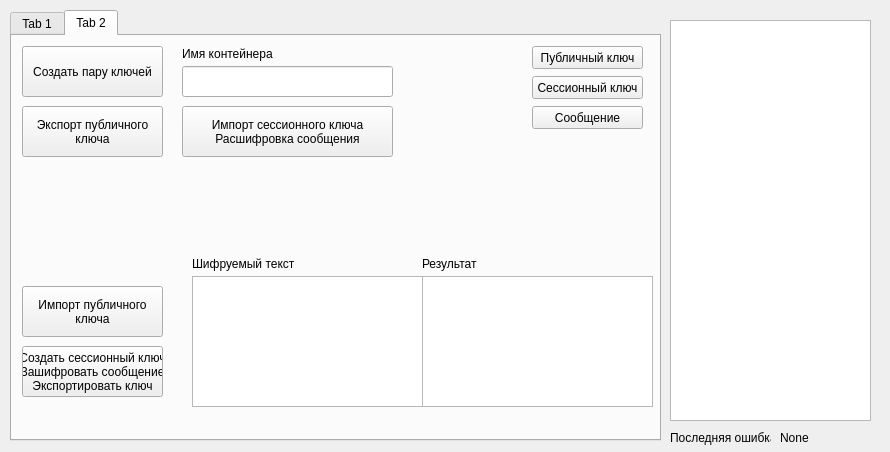
<?xml version="1.0" encoding="UTF-8"?>
<ui version="4.0">
 <class>MainWindow</class>
 <widget class="QMainWindow" name="MainWindow">
  <property name="geometry">
   <rect>
    <x>0</x>
    <y>0</y>
    <width>890</width>
    <height>452</height>
   </rect>
  </property>
  <property name="windowTitle">
   <string>MainWindow</string>
  </property>
  <widget class="QWidget" name="centralWidget">
   <widget class="QListWidget" name="listWidget_2">
    <property name="geometry">
     <rect>
      <x>670</x>
      <y>20</y>
      <width>201</width>
      <height>401</height>
     </rect>
    </property>
   </widget>
   <widget class="QTabWidget" name="tabWidget">
    <property name="geometry">
     <rect>
      <x>10</x>
      <y>10</y>
      <width>651</width>
      <height>431</height>
     </rect>
    </property>
    <property name="currentIndex">
     <number>1</number>
    </property>
    <widget class="QWidget" name="tab_3">
     <attribute name="title">
      <string>Tab 1</string>
     </attribute>
     <widget class="QListWidget" name="listWidget">
      <property name="geometry">
       <rect>
        <x>10</x>
        <y>20</y>
        <width>501</width>
        <height>181</height>
       </rect>
      </property>
     </widget>
     <widget class="QPushButton" name="pushButton">
      <property name="geometry">
       <rect>
        <x>520</x>
        <y>20</y>
        <width>111</width>
        <height>41</height>
       </rect>
      </property>
      <property name="text">
       <string>Вывод
криптопровайдеров</string>
      </property>
     </widget>
     <widget class="QTextEdit" name="textEdit_2">
      <property name="geometry">
       <rect>
        <x>400</x>
        <y>270</y>
        <width>231</width>
        <height>131</height>
       </rect>
      </property>
     </widget>
     <widget class="QPushButton" name="pushButton_2">
      <property name="geometry">
       <rect>
        <x>250</x>
        <y>220</y>
        <width>141</width>
        <height>23</height>
       </rect>
      </property>
      <property name="text">
       <string>Зашифровать</string>
      </property>
     </widget>
     <widget class="QLineEdit" name="lineEdit">
      <property name="geometry">
       <rect>
        <x>10</x>
        <y>220</y>
        <width>231</width>
        <height>31</height>
       </rect>
      </property>
     </widget>
     <widget class="QTextEdit" name="textEdit">
      <property name="geometry">
       <rect>
        <x>10</x>
        <y>270</y>
        <width>231</width>
        <height>131</height>
       </rect>
      </property>
     </widget>
     <widget class="QLabel" name="label">
      <property name="geometry">
       <rect>
        <x>10</x>
        <y>200</y>
        <width>231</width>
        <height>16</height>
       </rect>
      </property>
      <property name="text">
       <string>Пароль</string>
      </property>
     </widget>
     <widget class="QLabel" name="label_2">
      <property name="geometry">
       <rect>
        <x>10</x>
        <y>250</y>
        <width>231</width>
        <height>16</height>
       </rect>
      </property>
      <property name="text">
       <string>Сообщение</string>
      </property>
     </widget>
     <widget class="QLabel" name="label_3">
      <property name="geometry">
       <rect>
        <x>400</x>
        <y>250</y>
        <width>231</width>
        <height>16</height>
       </rect>
      </property>
      <property name="text">
       <string>Результат</string>
      </property>
     </widget>
    </widget>
    <widget class="QWidget" name="tab_4">
     <attribute name="title">
      <string>Tab 2</string>
     </attribute>
     <widget class="QPushButton" name="pushButton_3">
      <property name="geometry">
       <rect>
        <x>10</x>
        <y>10</y>
        <width>141</width>
        <height>51</height>
       </rect>
      </property>
      <property name="text">
       <string>Создать пару ключей</string>
      </property>
     </widget>
     <widget class="QLabel" name="label_4">
      <property name="geometry">
       <rect>
        <x>170</x>
        <y>10</y>
        <width>151</width>
        <height>16</height>
       </rect>
      </property>
      <property name="text">
       <string>Имя контейнера</string>
      </property>
     </widget>
     <widget class="QLineEdit" name="lineEdit_2">
      <property name="geometry">
       <rect>
        <x>170</x>
        <y>30</y>
        <width>211</width>
        <height>31</height>
       </rect>
      </property>
     </widget>
     <widget class="QPushButton" name="pushButton_4">
      <property name="geometry">
       <rect>
        <x>10</x>
        <y>70</y>
        <width>141</width>
        <height>51</height>
       </rect>
      </property>
      <property name="text">
       <string>Экспорт публичного
ключа</string>
      </property>
     </widget>
     <widget class="QPushButton" name="pushButton_5">
      <property name="geometry">
       <rect>
        <x>10</x>
        <y>250</y>
        <width>141</width>
        <height>51</height>
       </rect>
      </property>
      <property name="text">
       <string>Импорт публичного
ключа</string>
      </property>
     </widget>
     <widget class="QPushButton" name="pushButton_6">
      <property name="geometry">
       <rect>
        <x>10</x>
        <y>310</y>
        <width>141</width>
        <height>51</height>
       </rect>
      </property>
      <property name="text">
       <string>Создать сессионный ключ
Зашифровать сообщение
Экспортировать ключ</string>
      </property>
     </widget>
     <widget class="QTextEdit" name="textEdit_3">
      <property name="geometry">
       <rect>
        <x>180</x>
        <y>240</y>
        <width>231</width>
        <height>131</height>
       </rect>
      </property>
     </widget>
     <widget class="QTextEdit" name="textEdit_4">
      <property name="geometry">
       <rect>
        <x>410</x>
        <y>240</y>
        <width>231</width>
        <height>131</height>
       </rect>
      </property>
     </widget>
     <widget class="QPushButton" name="pushButton_7">
      <property name="geometry">
       <rect>
        <x>170</x>
        <y>70</y>
        <width>211</width>
        <height>51</height>
       </rect>
      </property>
      <property name="text">
       <string>Импорт сессионного ключа
Расшифровка сообщения</string>
      </property>
     </widget>
     <widget class="QLabel" name="label_5">
      <property name="geometry">
       <rect>
        <x>180</x>
        <y>220</y>
        <width>231</width>
        <height>16</height>
       </rect>
      </property>
      <property name="text">
       <string>Шифруемый текст</string>
      </property>
     </widget>
     <widget class="QLabel" name="label_6">
      <property name="geometry">
       <rect>
        <x>410</x>
        <y>220</y>
        <width>231</width>
        <height>16</height>
       </rect>
      </property>
      <property name="text">
       <string>Результат</string>
      </property>
     </widget>
     <widget class="QPushButton" name="pushButton_8">
      <property name="geometry">
       <rect>
        <x>520</x>
        <y>10</y>
        <width>111</width>
        <height>23</height>
       </rect>
      </property>
      <property name="text">
       <string>Публичный ключ</string>
      </property>
     </widget>
     <widget class="QPushButton" name="pushButton_9">
      <property name="geometry">
       <rect>
        <x>520</x>
        <y>40</y>
        <width>111</width>
        <height>23</height>
       </rect>
      </property>
      <property name="text">
       <string>Сессионный ключ</string>
      </property>
     </widget>
     <widget class="QPushButton" name="pushButton_10">
      <property name="geometry">
       <rect>
        <x>520</x>
        <y>70</y>
        <width>111</width>
        <height>23</height>
       </rect>
      </property>
      <property name="text">
       <string>Сообщение</string>
      </property>
     </widget>
    </widget>
   </widget>
   <widget class="QLabel" name="label_7">
    <property name="geometry">
     <rect>
      <x>670</x>
      <y>430</y>
      <width>101</width>
      <height>16</height>
     </rect>
    </property>
    <property name="text">
     <string>Последняя ошибка:</string>
    </property>
   </widget>
   <widget class="QLabel" name="label_8">
    <property name="geometry">
     <rect>
      <x>780</x>
      <y>430</y>
      <width>101</width>
      <height>16</height>
     </rect>
    </property>
    <property name="text">
     <string>None</string>
    </property>
   </widget>
  </widget>
 </widget>
 <layoutdefault spacing="6" margin="11"/>
 <resources/>
 <connections/>
</ui>
